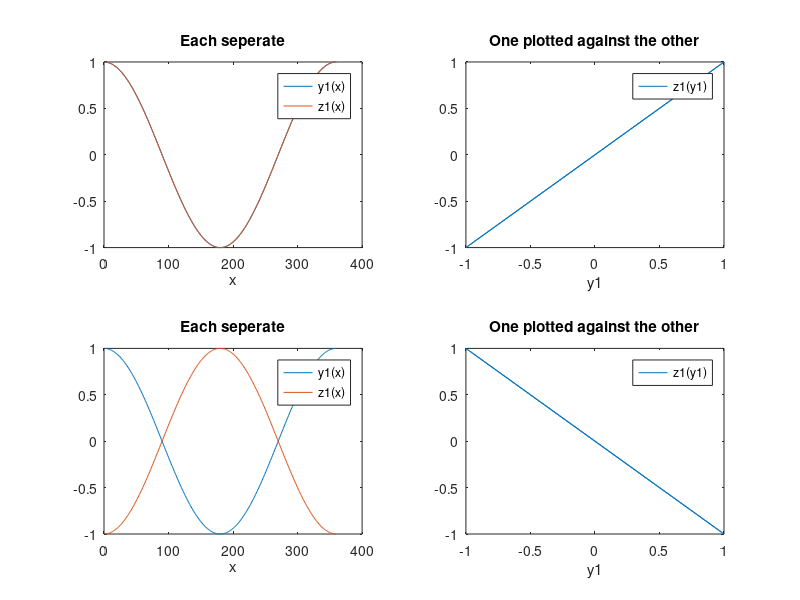

Reproduce this figure in MATLAB.
% M8POLIN
% Linearly polarized light.
% Graph of cos( 2?x/360) on x-axis and cos(2?x/360 + ?) on y-axis
function M8POLIN;
x = (1:1:360);

% 1. Before enterting the birifringent plate X = 0;
Phi1 = 0;
y1 = cos(2*pi*(x/360));
z1 = cos(2*pi*(x/360) +  (2*pi*Phi1)/360);

figure(1);
subplot(2,2,1);
plot(x,y1,x,z1);
axis([0 400 -1 1]);                  % PLOTS LIMITS                    
xlabel('x');
title('Each seperate');
legend('y1(x)','z1(x)');

subplot(2,2,2);
plot(y1,z1);
axis([-1 1 -1 1]);                  % PLOTS LIMITS                    
xlabel('y1');
title('One plotted against the other');
legend('z1(y1)');

% 2. At the plane X = L
Phi2 = 180;
y1 = cos(2*pi*(x/360));
z1 = cos(2*pi*(x/360) +  (2*pi*Phi2)/360);

subplot(2,2,3);
plot(x,y1,x,z1);
axis([0 400 -1 1]);                  % PLOTS LIMITS                    
xlabel('x');
title('Each seperate');
legend('y1(x)','z1(x)');

subplot(2,2,4);
plot(y1,z1);
axis([-1 1 -1 1]);                  % PLOTS LIMITS                    
xlabel('y1');
title('One plotted against the other');
legend('z1(y1)');

% The resulting vibration is along the diagonal
